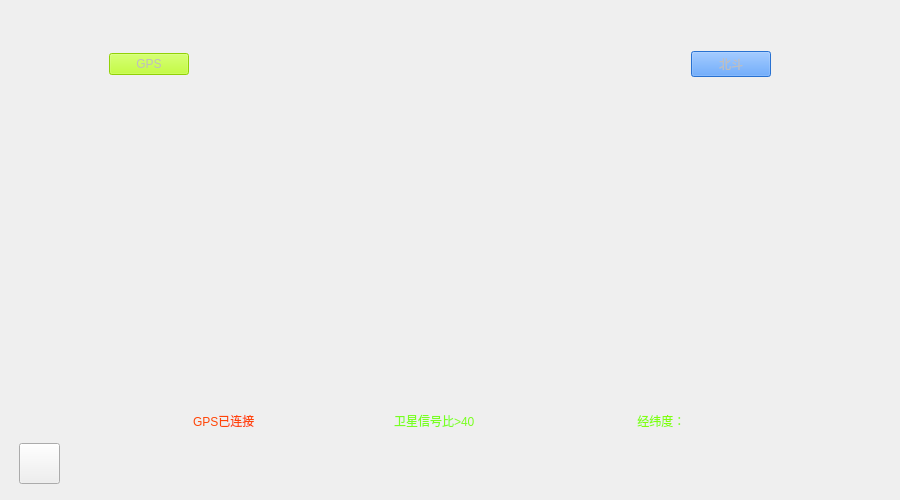
<?xml version="1.0" encoding="UTF-8"?>
<ui version="4.0">
 <class>dashBoard</class>
 <widget class="QDialog" name="dashBoard">
  <property name="geometry">
   <rect>
    <x>0</x>
    <y>0</y>
    <width>900</width>
    <height>500</height>
   </rect>
  </property>
  <property name="windowTitle">
   <string>Dialog</string>
  </property>
  <layout class="QGridLayout" name="gridLayout_5">
   <property name="leftMargin">
    <number>19</number>
   </property>
   <property name="topMargin">
    <number>50</number>
   </property>
   <property name="rightMargin">
    <number>19</number>
   </property>
   <property name="bottomMargin">
    <number>15</number>
   </property>
   <item row="0" column="0" colspan="2">
    <layout class="QGridLayout" name="gridLayout_4">
     <property name="leftMargin">
      <number>90</number>
     </property>
     <property name="rightMargin">
      <number>110</number>
     </property>
     <item row="0" column="0">
      <widget class="QPushButton" name="GPSButton">
       <property name="enabled">
        <bool>false</bool>
       </property>
       <property name="styleSheet">
        <string notr="true">background-color:rgb(177, 255, 8)</string>
       </property>
       <property name="text">
        <string>GPS</string>
       </property>
      </widget>
     </item>
     <item row="0" column="1">
      <spacer name="horizontalSpacer_4">
       <property name="orientation">
        <enum>Qt::Horizontal</enum>
       </property>
       <property name="sizeHint" stdset="0">
        <size>
         <width>468</width>
         <height>20</height>
        </size>
       </property>
      </spacer>
     </item>
     <item row="0" column="2">
      <widget class="QPushButton" name="bdButton">
       <property name="enabled">
        <bool>false</bool>
       </property>
       <property name="styleSheet">
        <string notr="true">background-color:rgb(49, 138, 255)</string>
       </property>
       <property name="text">
        <string>北斗</string>
       </property>
      </widget>
     </item>
    </layout>
   </item>
   <item row="1" column="0" colspan="2">
    <layout class="QGridLayout" name="gridLayout">
     <item row="0" column="1">
      <widget class="QScrollArea" name="scrollArea">
       <property name="minimumSize">
        <size>
         <width>400</width>
         <height>314</height>
        </size>
       </property>
       <property name="maximumSize">
        <size>
         <width>400</width>
         <height>314</height>
        </size>
       </property>
       <property name="frameShape">
        <enum>QFrame::NoFrame</enum>
       </property>
       <property name="widgetResizable">
        <bool>true</bool>
       </property>
       <widget class="QWidget" name="scrollAreaWidgetContents">
        <property name="geometry">
         <rect>
          <x>0</x>
          <y>0</y>
          <width>400</width>
          <height>314</height>
         </rect>
        </property>
       </widget>
      </widget>
     </item>
     <item row="0" column="2">
      <widget class="QScrollArea" name="scrollArea_3">
       <property name="minimumSize">
        <size>
         <width>200</width>
         <height>200</height>
        </size>
       </property>
       <property name="maximumSize">
        <size>
         <width>200</width>
         <height>200</height>
        </size>
       </property>
       <property name="styleSheet">
        <string notr="true">background-image:url(:/GPS.png)</string>
       </property>
       <property name="frameShape">
        <enum>QFrame::NoFrame</enum>
       </property>
       <property name="frameShadow">
        <enum>QFrame::Sunken</enum>
       </property>
       <property name="widgetResizable">
        <bool>true</bool>
       </property>
       <widget class="QWidget" name="scrollAreaWidgetContents_3">
        <property name="geometry">
         <rect>
          <x>0</x>
          <y>0</y>
          <width>200</width>
          <height>200</height>
         </rect>
        </property>
       </widget>
      </widget>
     </item>
     <item row="0" column="0">
      <widget class="QScrollArea" name="scrollArea_2">
       <property name="minimumSize">
        <size>
         <width>200</width>
         <height>200</height>
        </size>
       </property>
       <property name="maximumSize">
        <size>
         <width>200</width>
         <height>200</height>
        </size>
       </property>
       <property name="styleSheet">
        <string notr="true">background-image:url(:/GPS.png)</string>
       </property>
       <property name="frameShape">
        <enum>QFrame::NoFrame</enum>
       </property>
       <property name="widgetResizable">
        <bool>true</bool>
       </property>
       <widget class="QWidget" name="scrollAreaWidgetContents_2">
        <property name="geometry">
         <rect>
          <x>0</x>
          <y>0</y>
          <width>200</width>
          <height>200</height>
         </rect>
        </property>
       </widget>
      </widget>
     </item>
    </layout>
   </item>
   <item row="3" column="0" colspan="2">
    <layout class="QGridLayout" name="gridLayout_2">
     <item row="0" column="0">
      <widget class="QPushButton" name="pushButton">
       <property name="minimumSize">
        <size>
         <width>41</width>
         <height>41</height>
        </size>
       </property>
       <property name="maximumSize">
        <size>
         <width>41</width>
         <height>41</height>
        </size>
       </property>
       <property name="styleSheet">
        <string notr="true">border-image:url(:/icon/Back.png)</string>
       </property>
       <property name="text">
        <string/>
       </property>
      </widget>
     </item>
     <item row="0" column="1">
      <spacer name="horizontalSpacer">
       <property name="orientation">
        <enum>Qt::Horizontal</enum>
       </property>
       <property name="sizeHint" stdset="0">
        <size>
         <width>808</width>
         <height>20</height>
        </size>
       </property>
      </spacer>
     </item>
    </layout>
   </item>
   <item row="2" column="0" colspan="2">
    <layout class="QGridLayout" name="gridLayout_3">
     <property name="leftMargin">
      <number>60</number>
     </property>
     <property name="rightMargin">
      <number>60</number>
     </property>
     <item row="0" column="0">
      <widget class="QLabel" name="label">
       <property name="minimumSize">
        <size>
         <width>81</width>
         <height>31</height>
        </size>
       </property>
       <property name="maximumSize">
        <size>
         <width>81</width>
         <height>31</height>
        </size>
       </property>
       <property name="styleSheet">
        <string notr="true">color:rgb(255, 69, 7)</string>
       </property>
       <property name="text">
        <string>GPS已连接</string>
       </property>
      </widget>
     </item>
     <item row="0" column="1">
      <widget class="QLabel" name="label_2">
       <property name="minimumSize">
        <size>
         <width>120</width>
         <height>31</height>
        </size>
       </property>
       <property name="maximumSize">
        <size>
         <width>120</width>
         <height>31</height>
        </size>
       </property>
       <property name="styleSheet">
        <string notr="true">color: rgb(121, 255, 32);</string>
       </property>
       <property name="text">
        <string>卫星信号比&gt;40</string>
       </property>
      </widget>
     </item>
     <item row="0" column="2">
      <widget class="QLabel" name="label_3">
       <property name="minimumSize">
        <size>
         <width>71</width>
         <height>31</height>
        </size>
       </property>
       <property name="maximumSize">
        <size>
         <width>71</width>
         <height>31</height>
        </size>
       </property>
       <property name="styleSheet">
        <string notr="true">color:rgb(129, 255, 11)</string>
       </property>
       <property name="text">
        <string> 经纬度：</string>
       </property>
      </widget>
     </item>
    </layout>
   </item>
  </layout>
 </widget>
 <resources/>
 <connections/>
</ui>
